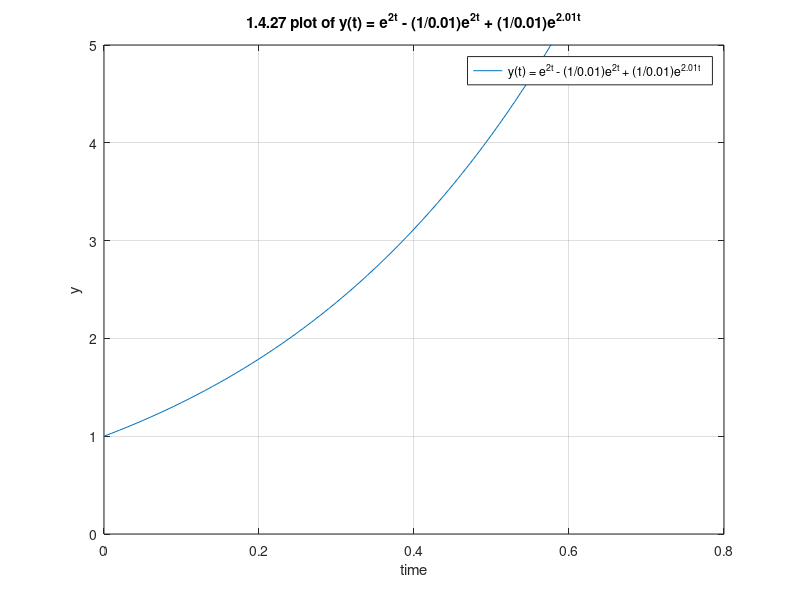

Reproduce this figure in MATLAB.
% 1.4.27 when c = 2.01 is very close to a = 2,
% solve y'-2y = e^{ct} starting from y(0)=1. By
% hand or by computer, draw the graph of y(t):
% near resonance.

% The solution is y(t) = e^{2t} - (1/0.01)e^{2t} + (1/0.01)e^{2.01t}
% run with $ matlab -batch "problem_1_4_27"

t = 0.0:0.01:10.0;

y = exp(2*t) - (1/0.01).*exp(2*t) + (1/0.01).*exp(2.01*t);

f = figure;
plot(t, y);
legend("y(t) = e^{2t} - (1/0.01)e^{2t} + (1/0.01)e^{2.01t}");

ylim([0 5]);
xlim([0 0.8]);
grid on;
title("1.4.27 plot of y(t) = e^{2t} - (1/0.01)e^{2t} + (1/0.01)e^{2.01t}");
xlabel("time");
ylabel("y");
uiwait(f);